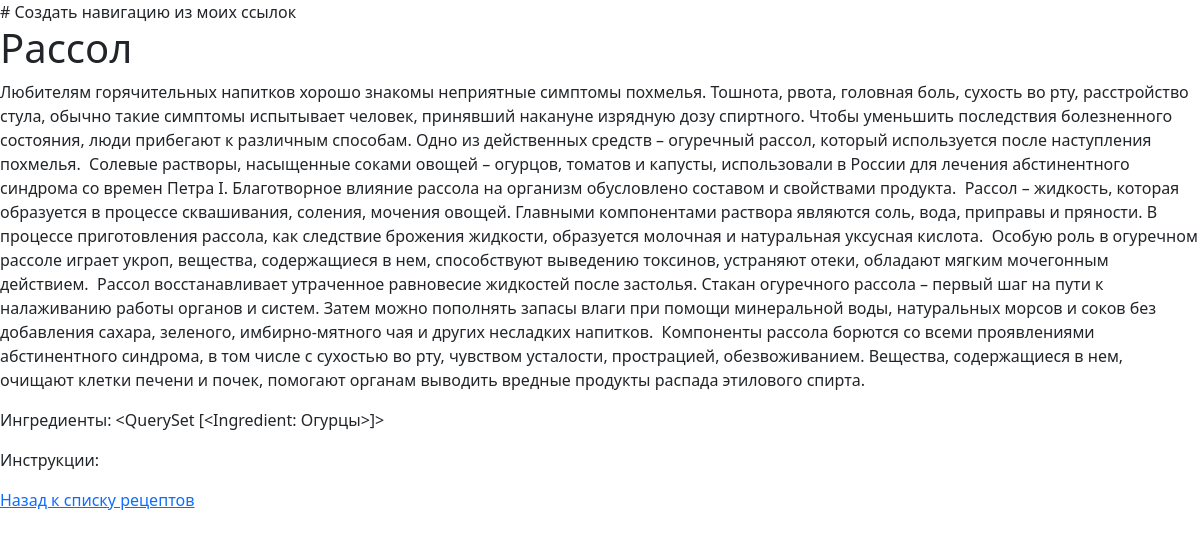
Screenshot of /recipe_detail/2/ with the database file from the repository.
### recipe/models.py (models this page shows, shortened)
class Recipe(models.Model):
    title = models.CharField(max_length=100)
    description = models.TextField()
    ingredients = models.TextField()
    directions = models.TextField()
    created_at = models.DateTimeField(auto_now_add=True)
    updated_at = models.DateTimeField(auto_now=True)
    image = models.ImageField(upload_to='images/', blank=True, null=True)
    author = models.ForeignKey(Author, on_delete=models.CASCADE)  # обновленная строка
    category = models.ForeignKey(Category, on_delete=models.CASCADE)

### recipe/views.py (the view)
# urls.py: path('recipe_detail/<int:recipe_id>/', recipe_detail, name='recipe_detail'),
def recipe_detail(request, recipe_id):
    recipe = Recipe.objects.get(pk=recipe_id)
    return render(request, 'recipe/recipe.html', {'recipe': recipe})

### recipe/templates/recipe/recipe.html (shortened to what this page needs)
{% extends 'base.html' %}
{% block content %}
   <h1>{{ recipe.title }}</h1>
    <p>{{ recipe.description }}</p>
    <p>Ингредиенты: {{ recipe.ingredients }}</p>
    <p>Инструкции: {{ recipe.instructions }}</p>
    <a href="{% url 'index' %}">Назад к списку рецептов</a>
{% endblock %}

### rows the page displays
Recipe: title "Рассол", description "Любителям горячительных напитков хорошо знакомы неприятные симптомы похмелья. Тошнота, рвота, головная боль, сухость во рту, расстройство стула, обычно такие симптомы испытывает человек, принявший накануне изрядную дозу спиртного. Чтобы уменьшить последствия болезненного состояния, люди прибегают к различным способам. Одно из действенных средств – огуречный рассол, который используется после наступления похмелья. ⁣ Солевые растворы, насыщенные соками овощей – огурцов, томатов и капусты, использовали в России для лечения абстинентного синдрома со времен Петра I. Благотворное влияние рассола на организм обусловлено составом и свойствами продукта. ⁣ Рассол – жидкость, которая образуется в…", ingredients "<QuerySet [<Ingredient: Огурцы>]>"
